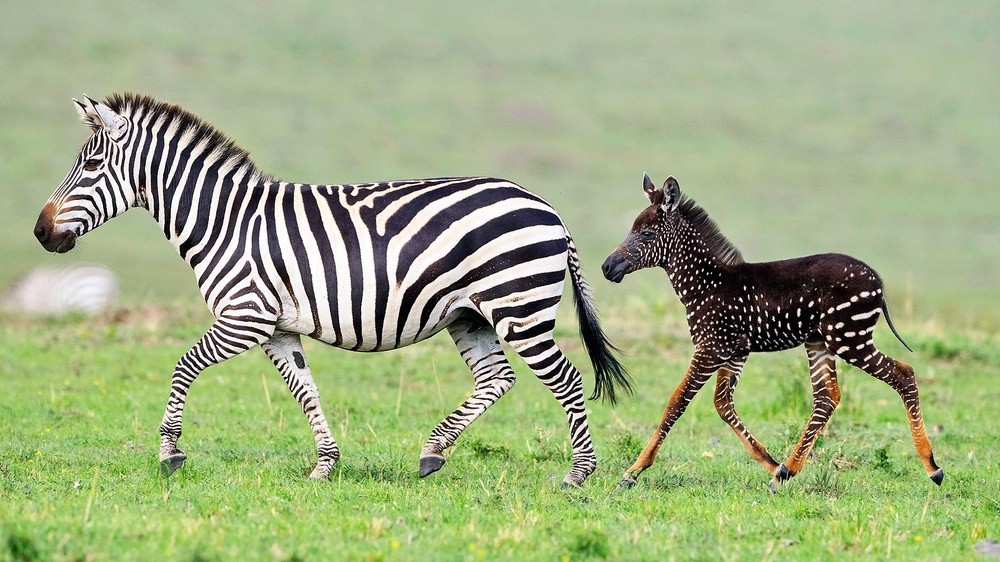
#> input picture test/Esonero1/soluzioni_esonero1/zebra.jpg, 1000 x 562 px, shrunk from 1814 x 1020 before the run
$ jupyter execute esercizioGabor.ipynb   (shell and % lines are left out)
#> lines starting #> are read from the running program, lines starting #| are printed output that depends on the picture
# Esercizio sul filtro di Gabor

[cell 1]
import numpy as np
from skimage.color import rgb2gray
from scipy.ndimage import convolve

import imageio
from skimage.color import rgb2gray

import matplotlib.pyplot as plt

def myimshow(I, **kwargs):
    # utility function to show image
    plt.figure();
    plt.axis('off')
    plt.imshow(I, cmap=plt.gray(), **kwargs)

[cell 2]
zebra =  rgb2gray(imageio.imread('zebra.jpg'))
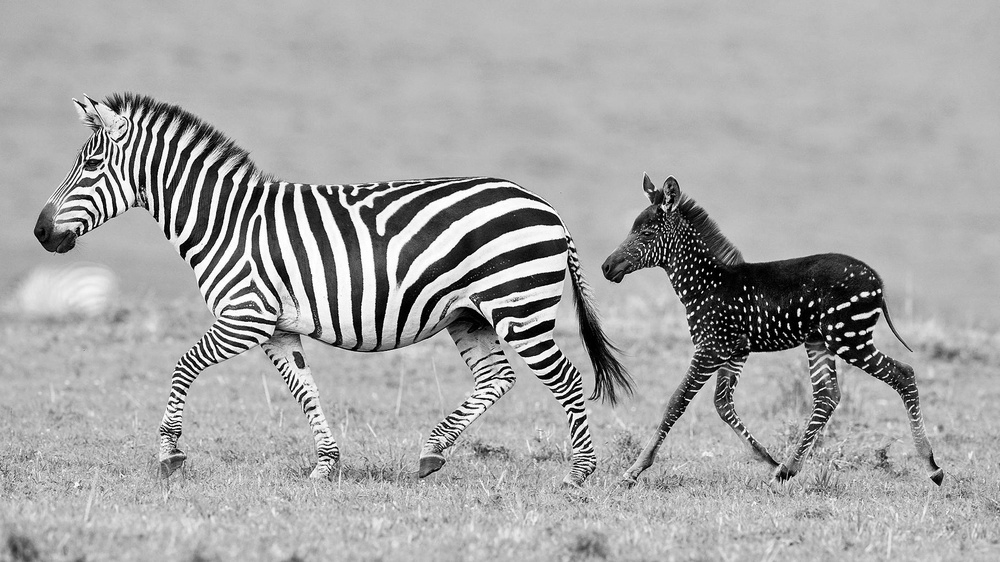
#> zebra: shape (562, 1000) float64; min 0, max 1, mean 0.653

myimshow(zebra)

[cell 3]
def genGabor(sz, omega, theta, func=np.cos):
    radius = (int(sz[0]/2.0), int(sz[1]/2.0))
    [x, y] = np.meshgrid(range(-radius[0], radius[0]), range(-radius[1], radius[1]))

    x1 = x * np.cos(theta) + y * np.sin(theta)
    y1 = -x * np.sin(theta) + y * np.cos(theta)

    gauss = omega**2 / (4*np.pi**3) * np.exp(- omega**2 / (8*np.pi**2) * ( 4 * x1**2 + y1**2))
    sinusoid = func(omega * x1) * np.exp(np.pi**2 / 2)
    gabor = gauss * sinusoid
    return gabor

## Generazione del filtro Gabor per i differenti parametri

Variando i parametri theta e omega si ottengono le differenti risposte del filtro.

Si nota come i valori dei parametri influiscano sulla rotazione e sull'ampiezza del filtro

[cell 4]
frequencies = [0.1,0.2,0.3,0.4,0.5]
rotations = [0,np.pi/8,np.pi/6,np.pi/4,np.pi/3,np.pi/2,2*np.pi/3,3*np.pi/4,5*np.pi/6,7*np.pi/8]

cols = 2*len(frequencies)
rows = len(rotations)

sz = (128,128)

filterbanks = []

fig, axes = plt.subplots(rows,cols,figsize=(20,15))

for i,rot in enumerate(rotations):
    for j,freq in enumerate(frequencies):
        filt = genGabor(sz,freq,rot)
        filterbanks = filterbanks + [filt]
        axes[i][2*j].imshow(filt, "gray")
        axes[i][2*j].axis('off')
        filt = genGabor(sz,freq,rot,func=np.sin)
        filterbanks = filterbanks + [filt]
        axes[i][2*j+1].imshow(filt, "gray")
        axes[i][2*j+1].axis('off')

plt.show()
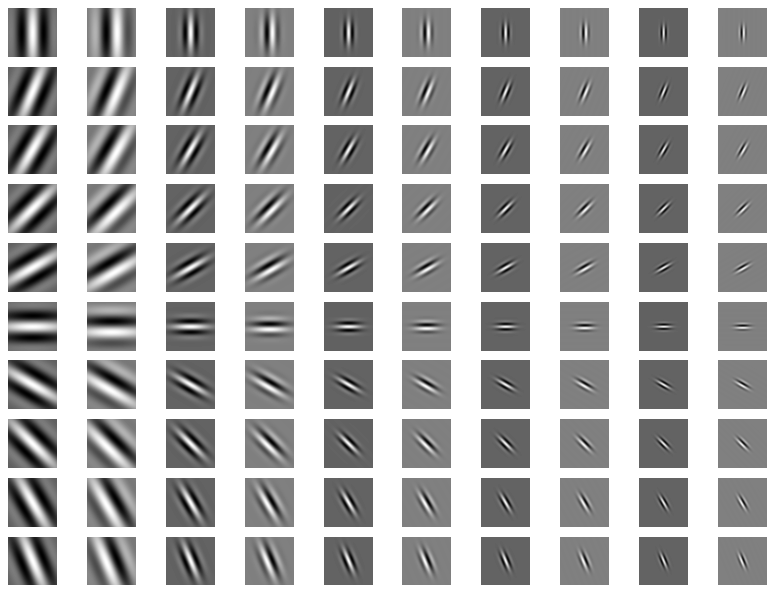
#> figure drawn by matplotlib, 100 panels
